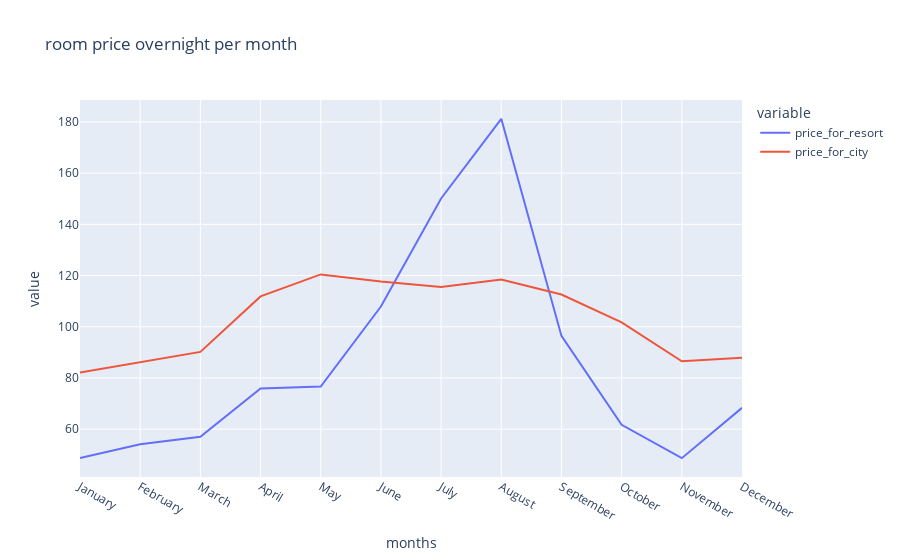

The cell this chart's notebook holds for it:
### Code cell
#visuals.
#line plot

px.line(final,x='months',y=['price_for_resort', 'price_for_city'],
       title='room price overnight per month')

### Figure 1 — Plotly figure (JSON) as saved in the notebook; plotly's stock layout.template omitted (floating-point values rounded to 4 significant figures)
{"data": [{"hovertemplate": "variable=price_for_resort<br>months=%{x}<br>value=%{y}<extra></extra>", "legendgroup": "price_for_resort", "line": {"color": "#636efa", "dash": "solid"}, "mode": "lines", "name": "price_for_resort", "orientation": "v", "showlegend": true, "type": "scatter", "x": ["January", "February", "March", "April", "May", "June", "July", "August", "September", "October", "November", "December"], "xaxis": "x", "y": [48.71, 54.15, 57.01, 75.87, 76.66, 107.9, 150.1, 181.2, 96.42, 61.73, 48.68, 68.32], "yaxis": "y"}, {"hovertemplate": "variable=price_for_city<br>months=%{x}<br>value=%{y}<extra></extra>", "legendgroup": "price_for_city", "line": {"color": "#EF553B", "dash": "solid"}, "mode": "lines", "name": "price_for_city", "orientation": "v", "showlegend": true, "type": "scatter", "x": ["January", "February", "March", "April", "May", "June", "July", "August", "September", "October", "November", "December"], "xaxis": "x", "y": [82.16, 86.18, 90.17, 111.9, 120.4, 117.7, 115.6, 118.4, 112.6, 101.7, 86.5, 87.86], "yaxis": "y"}], "layout": {"legend": {"title": {"text": "variable"}, "tracegroupgap": 0}, "title": {"text": "room price overnight per month"}, "xaxis": {"anchor": "y", "domain": [0, 1], "title": {"text": "months"}}, "yaxis": {"anchor": "x", "domain": [0, 1], "title": {"text": "value"}}}}
